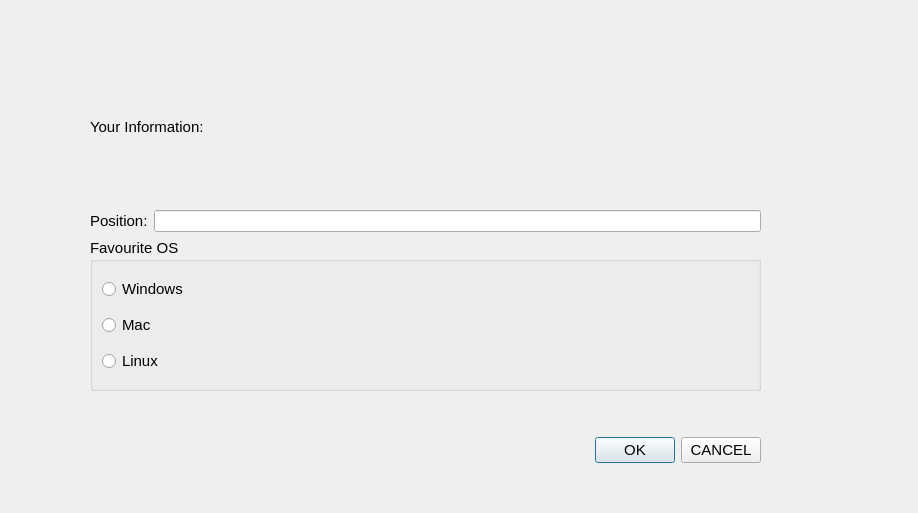
<?xml version="1.0" encoding="UTF-8"?>
<ui version="4.0">
 <class>InfoDialog</class>
 <widget class="QDialog" name="InfoDialog">
  <property name="geometry">
   <rect>
    <x>0</x>
    <y>0</y>
    <width>918</width>
    <height>513</height>
   </rect>
  </property>
  <property name="windowTitle">
   <string>Dialog</string>
  </property>
  <widget class="QWidget" name="">
   <property name="geometry">
    <rect>
     <x>90</x>
     <y>50</y>
     <width>671</width>
     <height>341</height>
    </rect>
   </property>
   <layout class="QVBoxLayout" name="verticalLayout_2">
    <item>
     <widget class="QLabel" name="label">
      <property name="font">
       <font>
        <pointsize>11</pointsize>
       </font>
      </property>
      <property name="text">
       <string>Your Information:</string>
      </property>
     </widget>
    </item>
    <item>
     <layout class="QHBoxLayout" name="horizontalLayout">
      <item>
       <widget class="QLabel" name="label_2">
        <property name="font">
         <font>
          <pointsize>11</pointsize>
         </font>
        </property>
        <property name="text">
         <string>Position:</string>
        </property>
       </widget>
      </item>
      <item>
       <widget class="QLineEdit" name="lineEdit"/>
      </item>
     </layout>
    </item>
    <item>
     <widget class="QGroupBox" name="groupBox">
      <property name="font">
       <font>
        <pointsize>11</pointsize>
       </font>
      </property>
      <property name="title">
       <string>Favourite OS</string>
      </property>
      <layout class="QVBoxLayout" name="verticalLayout">
       <item>
        <widget class="QRadioButton" name="WindowsradioButton">
         <property name="text">
          <string>Windows</string>
         </property>
        </widget>
       </item>
       <item>
        <widget class="QRadioButton" name="MacradioButton">
         <property name="text">
          <string>Mac</string>
         </property>
        </widget>
       </item>
       <item>
        <widget class="QRadioButton" name="LinuxradioButton">
         <property name="text">
          <string>Linux</string>
         </property>
        </widget>
       </item>
      </layout>
     </widget>
    </item>
   </layout>
  </widget>
  <widget class="QWidget" name="">
   <property name="geometry">
    <rect>
     <x>100</x>
     <y>430</y>
     <width>661</width>
     <height>41</height>
    </rect>
   </property>
   <layout class="QHBoxLayout" name="horizontalLayout_2">
    <item>
     <spacer name="horizontalSpacer">
      <property name="orientation">
       <enum>Qt::Horizontal</enum>
      </property>
      <property name="sizeHint" stdset="0">
       <size>
        <width>40</width>
        <height>20</height>
       </size>
      </property>
     </spacer>
    </item>
    <item>
     <widget class="QPushButton" name="pushButton">
      <property name="font">
       <font>
        <pointsize>11</pointsize>
       </font>
      </property>
      <property name="text">
       <string>OK</string>
      </property>
     </widget>
    </item>
    <item>
     <widget class="QPushButton" name="CANCELpushButton">
      <property name="font">
       <font>
        <pointsize>11</pointsize>
       </font>
      </property>
      <property name="text">
       <string>CANCEL</string>
      </property>
     </widget>
    </item>
   </layout>
  </widget>
 </widget>
 <resources/>
 <connections/>
</ui>
